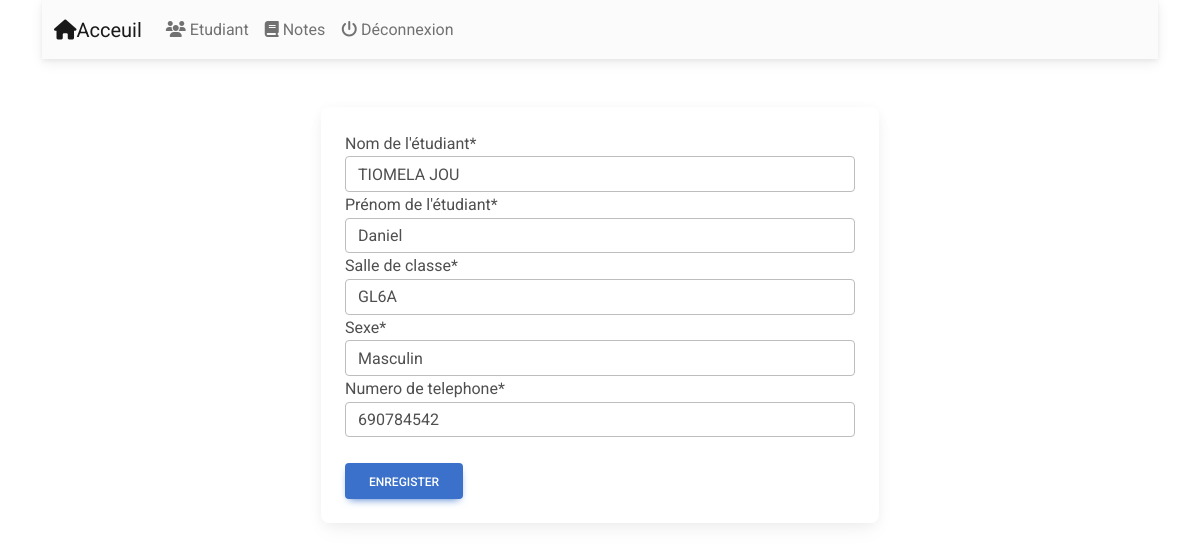
The app's page /etudiants/etudiant_edit/1 with its own data.
### app/models.py (models this page shows, shortened)
class Etudiant(models.Model):
    Nom = models.CharField('Nom de l\'étudiant', max_length=50)
    prenom = models.CharField("Prénom de l\'étudiant", max_length=50)
    salle_de_classe = models.CharField( max_length=10)
    SEXE_CHOICE = [
        ('Masculin', 'Masculin'),
        ('Féminin','Féminin')
    ]
    sexe = models.CharField( max_length=50, choices = SEXE_CHOICE)
    numero_de_telephone = models.PositiveIntegerField()

### app/views.py (the view)
# urls.py: path("etudiants/etudiant_edit/<id>", etudiant_edit, name="update_etudiant"),
def etudiant_edit(request, id):
    context = {}
    etudiant = Etudiant.objects.get(pk = id)
    form = EtudiantForm(request.POST or None, instance = etudiant)
    if request.method == 'POST':
        if form.is_valid():
            form.save()
            return redirect('etudiants')
    context['form'] = form
    return render(request, 'form_etudiant.html', context)

### app/forms.py
class EtudiantForm(forms.ModelForm):
    class Meta:
        model = Etudiant
        fields = ("__all__")

### templates/form_etudiant.html (shortened to what this page needs)
{% extends 'base.html' %}
{% load crispy_forms_tags %}
{% block content %}
    {% include 'navbar.html' %}
    <div class="row">
        <div class="d-flex justify-content-center my-5">
            <div class="col-md-6">
                <div class=" card card-body">
                    <form action="" method="post" novalidate>
                        {{form | crispy}}
                        <br>
                        <input type="submit" value="enregister" class="max-width btn btn-primary ">
                    </form>
                </div>
            </div>
        </div>
    </div>
{% endblock content %}

### records on screen
Etudiant: Nom "TIOMELA JOU", prenom "Daniel", salle_de_classe "GL6A", sexe "Masculin", numero_de_telephone "690784542"
